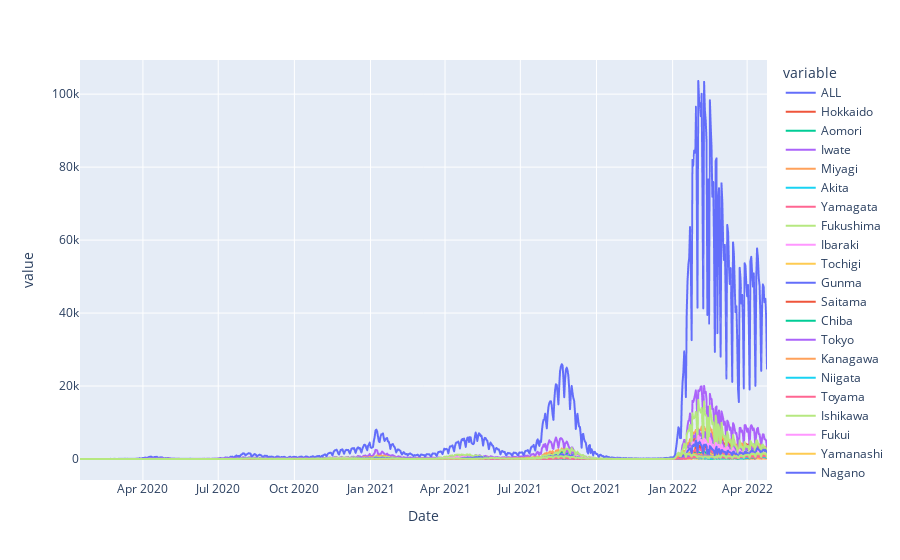

Notebook code cell kept with this figure:
### Code cell
px.line(df, )

### Figure 1 — Plotly figure (JSON) as saved in the notebook; plotly's stock layout.template omitted (floating-point values rounded to 4 significant figures; data arrays with more than 128 entries replaced by an {"elided": "..."} marker saying what was removed)
{"data": [{"hovertemplate": "variable=ALL<br>Date=%{x}<br>value=%{y}<extra></extra>", "legendgroup": "ALL", "line": {"color": "#636efa", "dash": "solid"}, "marker": {"symbol": "circle"}, "mode": "lines", "name": "ALL", "showlegend": true, "type": "scattergl", "x": {"elided": "831 str values"}, "xaxis": "x", "y": {"elided": "831 int values"}, "yaxis": "y"}, {"hovertemplate": "variable=Hokkaido<br>Date=%{x}<br>value=%{y}<extra></extra>", "legendgroup": "Hokkaido", "line": {"color": "#EF553B", "dash": "solid"}, "marker": {"symbol": "circle"}, "mode": "lines", "name": "Hokkaido", "showlegend": true, "type": "scattergl", "x": {"elided": "831 str values"}, "xaxis": "x", "y": {"elided": "831 int values"}, "yaxis": "y"}, {"hovertemplate": "variable=Aomori<br>Date=%{x}<br>value=%{y}<extra></extra>", "legendgroup": "Aomori", "line": {"color": "#00cc96", "dash": "solid"}, "marker": {"symbol": "circle"}, "mode": "lines", "name": "Aomori", "showlegend": true, "type": "scattergl", "x": {"elided": "831 str values"}, "xaxis": "x", "y": {"elided": "831 int values"}, "yaxis": "y"}, {"hovertemplate": "variable=Iwate<br>Date=%{x}<br>value=%{y}<extra></extra>", "legendgroup": "Iwate", "line": {"color": "#ab63fa", "dash": "solid"}, "marker": {"symbol": "circle"}, "mode": "lines", "name": "Iwate", "showlegend": true, "type": "scattergl", "x": {"elided": "831 str values"}, "xaxis": "x", "y": {"elided": "831 int values"}, "yaxis": "y"}, {"hovertemplate": "variable=Miyagi<br>Date=%{x}<br>value=%{y}<extra></extra>", "legendgroup": "Miyagi", "line": {"color": "#FFA15A", "dash": "solid"}, "marker": {"symbol": "circle"}, "mode": "lines", "name": "Miyagi", "showlegend": true, "type": "scattergl", "x": {"elided": "831 str values"}, "xaxis": "x", "y": {"elided": "831 int values"}, "yaxis": "y"}, {"hovertemplate": "variable=Akita<br>Date=%{x}<br>value=%{y}<extra></extra>", "legendgroup": "Akita", "line": {"color": "#19d3f3", "dash": "solid"}, "marker": {"symbol": "circle"}, "mode": "lines", "name": "Akita", "showlegend": true, "type": "scattergl", "x": {"elided": "831 str values"}, "xaxis": "x", "y": {"elided": "831 int values"}, "yaxis": "y"}, {"hovertemplate": "variable=Yamagata<br>Date=%{x}<br>value=%{y}<extra></extra>", "legendgroup": "Yamagata", "line": {"color": "#FF6692", "dash": "solid"}, "marker": {"symbol": "circle"}, "mode": "lines", "name": "Yamagata", "showlegend": true, "type": "scattergl", "x": {"elided": "831 str values"}, "xaxis": "x", "y": {"elided": "831 int values"}, "yaxis": "y"}, {"hovertemplate": "variable=Fukushima<br>Date=%{x}<br>value=%{y}<extra></extra>", "legendgroup": "Fukushima", "line": {"color": "#B6E880", "dash": "solid"}, "marker": {"symbol": "circle"}, "mode": "lines", "name": "Fukushima", "showlegend": true, "type": "scattergl", "x": {"elided": "831 str values"}, "xaxis": "x", "y": {"elided": "831 int values"}, "yaxis": "y"}, {"hovertemplate": "variable=Ibaraki<br>Date=%{x}<br>value=%{y}<extra></extra>", "legendgroup": "Ibaraki", "line": {"color": "#FF97FF", "dash": "solid"}, "marker": {"symbol": "circle"}, "mode": "lines", "name": "Ibaraki", "showlegend": true, "type": "scattergl", "x": {"elided": "831 str values"}, "xaxis": "x", "y": {"elided": "831 int values"}, "yaxis": "y"}, {"hovertemplate": "variable=Tochigi<br>Date=%{x}<br>value=%{y}<extra></extra>", "legendgroup": "Tochigi", "line": {"color": "#FECB52", "dash": "solid"}, "marker": {"symbol": "circle"}, "mode": "lines", "name": "Tochigi", "showlegend": true, "type": "scattergl", "x": {"elided": "831 str values"}, "xaxis": "x", "y": {"elided": "831 int values"}, "yaxis": "y"}, {"hovertemplate": "variable=Gunma<br>Date=%{x}<br>value=%{y}<extra></extra>", "legendgroup": "Gunma", "line": {"color": "#636efa", "dash": "solid"}, "marker": {"symbol": "circle"}, "mode": "lines", "name": "Gunma", "showlegend": true, "type": "scattergl", "x": {"elided": "831 str values"}, "xaxis": "x", "y": {"elided": "831 int values"}, "yaxis": "y"}, {"hovertemplate": "variable=Saitama<br>Date=%{x}<br>value=%{y}<extra></extra>", "legendgroup": "Saitama", "line": {"color": "#EF553B", "dash": "solid"}, "marker": {"symbol": "circle"}, "mode": "lines", "name": "Saitama", "showlegend": true, "type": "scattergl", "x": {"elided": "831 str values"}, "xaxis": "x", "y": {"elided": "831 int values"}, "yaxis": "y"}, {"hovertemplate": "variable=Chiba<br>Date=%{x}<br>value=%{y}<extra></extra>", "legendgroup": "Chiba", "line": {"color": "#00cc96", "dash": "solid"}, "marker": {"symbol": "circle"}, "mode": "lines", "name": "Chiba", "showlegend": true, "type": "scattergl", "x": {"elided": "831 str values"}, "xaxis": "x", "y": {"elided": "831 int values"}, "yaxis": "y"}, {"hovertemplate": "variable=Tokyo<br>Date=%{x}<br>value=%{y}<extra></extra>", "legendgroup": "Tokyo", "line": {"color": "#ab63fa", "dash": "solid"}, "marker": {"symbol": "circle"}, "mode": "lines", "name": "Tokyo", "showlegend": true, "type": "scattergl", "x": {"elided": "831 str values"}, "xaxis": "x", "y": {"elided": "831 int values"}, "yaxis": "y"}, {"hovertemplate": "variable=Kanagawa<br>Date=%{x}<br>value=%{y}<extra></extra>", "legendgroup": "Kanagawa", "line": {"color": "#FFA15A", "dash": "solid"}, "marker": {"symbol": "circle"}, "mode": "lines", "name": "Kanagawa", "showlegend": true, "type": "scattergl", "x": {"elided": "831 str values"}, "xaxis": "x", "y": {"elided": "831 int values"}, "yaxis": "y"}, {"hovertemplate": "variable=Niigata<br>Date=%{x}<br>value=%{y}<extra></extra>", "legendgroup": "Niigata", "line": {"color": "#19d3f3", "dash": "solid"}, "marker": {"symbol": "circle"}, "mode": "lines", "name": "Niigata", "showlegend": true, "type": "scattergl", "x": {"elided": "831 str values"}, "xaxis": "x", "y": {"elided": "831 int values"}, "yaxis": "y"}, {"hovertemplate": "variable=Toyama<br>Date=%{x}<br>value=%{y}<extra></extra>", "legendgroup": "Toyama", "line": {"color": "#FF6692", "dash": "solid"}, "marker": {"symbol": "circle"}, "mode": "lines", "name": "Toyama", "showlegend": true, "type": "scattergl", "x": {"elided": "831 str values"}, "xaxis": "x", "y": {"elided": "831 int values"}, "yaxis": "y"}, {"hovertemplate": "variable=Ishikawa<br>Date=%{x}<br>value=%{y}<extra></extra>", "legendgroup": "Ishikawa", "line": {"color": "#B6E880", "dash": "solid"}, "marker": {"symbol": "circle"}, "mode": "lines", "name": "Ishikawa", "showlegend": true, "type": "scattergl", "x": {"elided": "831 str values"}, "xaxis": "x", "y": {"elided": "831 int values"}, "yaxis": "y"}, {"hovertemplate": "variable=Fukui<br>Date=%{x}<br>value=%{y}<extra></extra>", "legendgroup": "Fukui", "line": {"color": "#FF97FF", "dash": "solid"}, "marker": {"symbol": "circle"}, "mode": "lines", "name": "Fukui", "showlegend": true, "type": "scattergl", "x": {"elided": "831 str values"}, "xaxis": "x", "y": {"elided": "831 int values"}, "yaxis": "y"}, {"hovertemplate": "variable=Yamanashi<br>Date=%{x}<br>value=%{y}<extra></extra>", "legendgroup": "Yamanashi", "line": {"color": "#FECB52", "dash": "solid"}, "marker": {"symbol": "circle"}, "mode": "lines", "name": "Yamanashi", "showlegend": true, "type": "scattergl", "x": {"elided": "831 str values"}, "xaxis": "x", "y": {"elided": "831 int values"}, "yaxis": "y"}, {"hovertemplate": "variable=Nagano<br>Date=%{x}<br>value=%{y}<extra></extra>", "legendgroup": "Nagano", "line": {"color": "#636efa", "dash": "solid"}, "marker": {"symbol": "circle"}, "mode": "lines", "name": "Nagano", "showlegend": true, "type": "scattergl", "x": {"elided": "831 str values"}, "xaxis": "x", "y": {"elided": "831 int values"}, "yaxis": "y"}, {"hovertemplate": "variable=Gifu<br>Date=%{x}<br>value=%{y}<extra></extra>", "legendgroup": "Gifu", "line": {"color": "#EF553B", "dash": "solid"}, "marker": {"symbol": "circle"}, "mode": "lines", "name": "Gifu", "showlegend": true, "type": "scattergl", "x": {"elided": "831 str values"}, "xaxis": "x", "y": {"elided": "831 int values"}, "yaxis": "y"}, {"hovertemplate": "variable=Shizuoka<br>Date=%{x}<br>value=%{y}<extra></extra>", "legendgroup": "Shizuoka", "line": {"color": "#00cc96", "dash": "solid"}, "marker": {"symbol": "circle"}, "mode": "lines", "name": "Shizuoka", "showlegend": true, "type": "scattergl", "x": {"elided": "831 str values"}, "xaxis": "x", "y": {"elided": "831 int values"}, "yaxis": "y"}, {"hovertemplate": "variable=Aichi<br>Date=%{x}<br>value=%{y}<extra></extra>", "legendgroup": "Aichi", "line": {"color": "#ab63fa", "dash": "solid"}, "marker": {"symbol": "circle"}, "mode": "lines", "name": "Aichi", "showlegend": true, "type": "scattergl", "x": {"elided": "831 str values"}, "xaxis": "x", "y": {"elided": "831 int values"}, "yaxis": "y"}, {"hovertemplate": "variable=Mie<br>Date=%{x}<br>value=%{y}<extra></extra>", "legendgroup": "Mie", "line": {"color": "#FFA15A", "dash": "solid"}, "marker": {"symbol": "circle"}, "mode": "lines", "name": "Mie", "showlegend": true, "type": "scattergl", "x": {"elided": "831 str values"}, "xaxis": "x", "y": {"elided": "831 int values"}, "yaxis": "y"}, {"hovertemplate": "variable=Shiga<br>Date=%{x}<br>value=%{y}<extra></extra>", "legendgroup": "Shiga", "line": {"color": "#19d3f3", "dash": "solid"}, "marker": {"symbol": "circle"}, "mode": "lines", "name": "Shiga", "showlegend": true, "type": "scattergl", "x": {"elided": "831 str values"}, "xaxis": "x", "y": {"elided": "831 int values"}, "yaxis": "y"}, {"hovertemplate": "variable=Kyoto<br>Date=%{x}<br>value=%{y}<extra></extra>", "legendgroup": "Kyoto", "line": {"color": "#FF6692", "dash": "solid"}, "marker": {"symbol": "circle"}, "mode": "lines", "name": "Kyoto", "showlegend": true, "type": "scattergl", "x": {"elided": "831 str values"}, "xaxis": "x", "y": {"elided": "831 int values"}, "yaxis": "y"}, {"hovertemplate": "variable=Osaka<br>Date=%{x}<br>value=%{y}<extra></extra>", "legendgroup": "Osaka", "line": {"color": "#B6E880", "dash": "solid"}, "marker": {"symbol": "circle"}, "mode": "lines", "name": "Osaka", "showlegend": true, "type": "scattergl", "x": {"elided": "831 str values"}, "xaxis": "x", "y": {"elided": "831 int values"}, "yaxis": "y"}, {"hovertemplate": "variable=Hyogo<br>Date=%{x}<br>value=%{y}<extra></extra>", "legendgroup": "Hyogo", "line": {"color": "#FF97FF", "dash": "solid"}, "marker": {"symbol": "circle"}, "mode": "lines", "name": "Hyogo", "showlegend": true, "type": "scattergl", "x": {"elided": "831 str values"}, "xaxis": "x", "y": {"elided": "831 int values"}, "yaxis": "y"}, {"hovertemplate": "variable=Nara<br>Date=%{x}<br>value=%{y}<extra></extra>", "legendgroup": "Nara", "line": {"color": "#FECB52", "dash": "solid"}, "marker": {"symbol": "circle"}, "mode": "lines", "name": "Nara", "showlegend": true, "type": "scattergl", "x": {"elided": "831 str values"}, "xaxis": "x", "y": {"elided": "831 int values"}, "yaxis": "y"}, {"hovertemplate": "variable=Wakayama<br>Date=%{x}<br>value=%{y}<extra></extra>", "legendgroup": "Wakayama", "line": {"color": "#636efa", "dash": "solid"}, "marker": {"symbol": "circle"}, "mode": "lines", "name": "Wakayama", "showlegend": true, "type": "scattergl", "x": {"elided": "831 str values"}, "xaxis": "x", "y": {"elided": "831 int values"}, "yaxis": "y"}, {"hovertemplate": "variable=Tottori<br>Date=%{x}<br>value=%{y}<extra></extra>", "legendgroup": "Tottori", "line": {"color": "#EF553B", "dash": "solid"}, "marker": {"symbol": "circle"}, "mode": "lines", "name": "Tottori", "showlegend": true, "type": "scattergl", "x": {"elided": "831 str values"}, "xaxis": "x", "y": {"elided": "831 int values"}, "yaxis": "y"}, {"hovertemplate": "variable=Shimane<br>Date=%{x}<br>value=%{y}<extra></extra>", "legendgroup": "Shimane", "line": {"color": "#00cc96", "dash": "solid"}, "marker": {"symbol": "circle"}, "mode": "lines", "name": "Shimane", "showlegend": true, "type": "scattergl", "x": {"elided": "831 str values"}, "xaxis": "x", "y": {"elided": "831 int values"}, "yaxis": "y"}, {"hovertemplate": "variable=Okayama<br>Date=%{x}<br>value=%{y}<extra></extra>", "legendgroup": "Okayama", "line": {"color": "#ab63fa", "dash": "solid"}, "marker": {"symbol": "circle"}, "mode": "lines", "name": "Okayama", "showlegend": true, "type": "scattergl", "x": {"elided": "831 str values"}, "xaxis": "x", "y": {"elided": "831 int values"}, "yaxis": "y"}, {"hovertemplate": "variable=Hiroshima<br>Date=%{x}<br>value=%{y}<extra></extra>", "legendgroup": "Hiroshima", "line": {"color": "#FFA15A", "dash": "solid"}, "marker": {"symbol": "circle"}, "mode": "lines", "name": "Hiroshima", "showlegend": true, "type": "scattergl", "x": {"elided": "831 str values"}, "xaxis": "x", "y": {"elided": "831 int values"}, "yaxis": "y"}, {"hovertemplate": "variable=Yamaguchi<br>Date=%{x}<br>value=%{y}<extra></extra>", "legendgroup": "Yamaguchi", "line": {"color": "#19d3f3", "dash": "solid"}, "marker": {"symbol": "circle"}, "mode": "lines", "name": "Yamaguchi", "showlegend": true, "type": "scattergl", "x": {"elided": "831 str values"}, "xaxis": "x", "y": {"elided": "831 int values"}, "yaxis": "y"}, {"hovertemplate": "variable=Tokushima<br>Date=%{x}<br>value=%{y}<extra></extra>", "legendgroup": "Tokushima", "line": {"color": "#FF6692", "dash": "solid"}, "marker": {"symbol": "circle"}, "mode": "lines", "name": "Tokushima", "showlegend": true, "type": "scattergl", "x": {"elided": "831 str values"}, "xaxis": "x", "y": {"elided": "831 int values"}, "yaxis": "y"}, {"hovertemplate": "variable=Kagawa<br>Date=%{x}<br>value=%{y}<extra></extra>", "legendgroup": "Kagawa", "line": {"color": "#B6E880", "dash": "solid"}, "marker": {"symbol": "circle"}, "mode": "lines", "name": "Kagawa", "showlegend": true, "type": "scattergl", "x": {"elided": "831 str values"}, "xaxis": "x", "y": {"elided": "831 int values"}, "yaxis": "y"}, {"hovertemplate": "variable=Ehime<br>Date=%{x}<br>value=%{y}<extra></extra>", "legendgroup": "Ehime", "line": {"color": "#FF97FF", "dash": "solid"}, "marker": {"symbol": "circle"}, "mode": "lines", "name": "Ehime", "showlegend": true, "type": "scattergl", "x": {"elided": "831 str values"}, "xaxis": "x", "y": {"elided": "831 int values"}, "yaxis": "y"}, {"hovertemplate": "variable=Kochi<br>Date=%{x}<br>value=%{y}<extra></extra>", "legendgroup": "Kochi", "line": {"color": "#FECB52", "dash": "solid"}, "marker": {"symbol": "circle"}, "mode": "lines", "name": "Kochi", "showlegend": true, "type": "scattergl", "x": {"elided": "831 str values"}, "xaxis": "x", "y": {"elided": "831 int values"}, "yaxis": "y"}, {"hovertemplate": "variable=Fukuoka<br>Date=%{x}<br>value=%{y}<extra></extra>", "legendgroup": "Fukuoka", "line": {"color": "#636efa", "dash": "solid"}, "marker": {"symbol": "circle"}, "mode": "lines", "name": "Fukuoka", "showlegend": true, "type": "scattergl", "x": {"elided": "831 str values"}, "xaxis": "x", "y": {"elided": "831 int values"}, "yaxis": "y"}, {"hovertemplate": "variable=Saga<br>Date=%{x}<br>value=%{y}<extra></extra>", "legendgroup": "Saga", "line": {"color": "#EF553B", "dash": "solid"}, "marker": {"symbol": "circle"}, "mode": "lines", "name": "Saga", "showlegend": true, "type": "scattergl", "x": {"elided": "831 str values"}, "xaxis": "x", "y": {"elided": "831 int values"}, "yaxis": "y"}, {"hovertemplate": "variable=Nagasaki<br>Date=%{x}<br>value=%{y}<extra></extra>", "legendgroup": "Nagasaki", "line": {"color": "#00cc96", "dash": "solid"}, "marker": {"symbol": "circle"}, "mode": "lines", "name": "Nagasaki", "showlegend": true, "type": "scattergl", "x": {"elided": "831 str values"}, "xaxis": "x", "y": {"elided": "831 int values"}, "yaxis": "y"}, {"hovertemplate": "variable=Kumamoto<br>Date=%{x}<br>value=%{y}<extra></extra>", "legendgroup": "Kumamoto", "line": {"color": "#ab63fa", "dash": "solid"}, "marker": {"symbol": "circle"}, "mode": "lines", "name": "Kumamoto", "showlegend": true, "type": "scattergl", "x": {"elided": "831 str values"}, "xaxis": "x", "y": {"elided": "831 int values"}, "yaxis": "y"}, {"hovertemplate": "variable=Oita<br>Date=%{x}<br>value=%{y}<extra></extra>", "legendgroup": "Oita", "line": {"color": "#FFA15A", "dash": "solid"}, "marker": {"symbol": "circle"}, "mode": "lines", "name": "Oita", "showlegend": true, "type": "scattergl", "x": {"elided": "831 str values"}, "xaxis": "x", "y": {"elided": "831 int values"}, "yaxis": "y"}, {"hovertemplate": "variable=Miyazaki<br>Date=%{x}<br>value=%{y}<extra></extra>", "legendgroup": "Miyazaki", "line": {"color": "#19d3f3", "dash": "solid"}, "marker": {"symbol": "circle"}, "mode": "lines", "name": "Miyazaki", "showlegend": true, "type": "scattergl", "x": {"elided": "831 str values"}, "xaxis": "x", "y": {"elided": "831 int values"}, "yaxis": "y"}, {"hovertemplate": "variable=Kagoshima<br>Date=%{x}<br>value=%{y}<extra></extra>", "legendgroup": "Kagoshima", "line": {"color": "#FF6692", "dash": "solid"}, "marker": {"symbol": "circle"}, "mode": "lines", "name": "Kagoshima", "showlegend": true, "type": "scattergl", "x": {"elided": "831 str values"}, "xaxis": "x", "y": {"elided": "831 int values"}, "yaxis": "y"}, {"hovertemplate": "variable=Okinawa<br>Date=%{x}<br>value=%{y}<extra></extra>", "legendgroup": "Okinawa", "line": {"color": "#B6E880", "dash": "solid"}, "marker": {"symbol": "circle"}, "mode": "lines", "name": "Okinawa", "showlegend": true, "type": "scattergl", "x": {"elided": "831 str values"}, "xaxis": "x", "y": {"elided": "831 int values"}, "yaxis": "y"}], "layout": {"autosize": true, "legend": {"title": {"text": "variable"}, "tracegroupgap": 0}, "margin": {"t": 60}, "xaxis": {"anchor": "y", "autorange": true, "domain": [0, 1], "range": ["2020-01-16", "2022-04-25"], "title": {"text": "Date"}, "type": "date"}, "yaxis": {"anchor": "x", "autorange": true, "domain": [0, 1], "range": [-5756.0, 109400.0], "title": {"text": "value"}, "type": "linear"}}}
